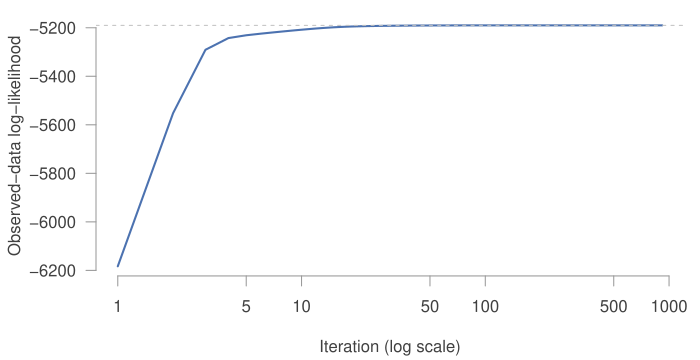

Reproduce this figure in R.
# Run from the repository root:
#   Rscript codes/plots/model-formulation/em-convergence.R

tr <- read.csv("data/processed/em_trace.csv")

pdf("codes/plots/model-formulation/em-convergence.pdf", width = 7, height = 3.6)
par(mar = c(4.2, 4.8, 0.8, 0.8), las = 1, col.axis = "grey25", col.lab = "grey25", fg = "grey60")
plot(tr$iteration, tr$loglik, type = "l", col = "#4c72b0", lwd = 2, log = "x", bty = "n",
     xlab = "Iteration (log scale)", ylab = "")
mtext("Observed-data log-likelihood", side = 2, line = 3.6, las = 0, col = "grey25")
abline(h = max(tr$loglik), col = "grey75", lty = 2)
invisible(dev.off())
